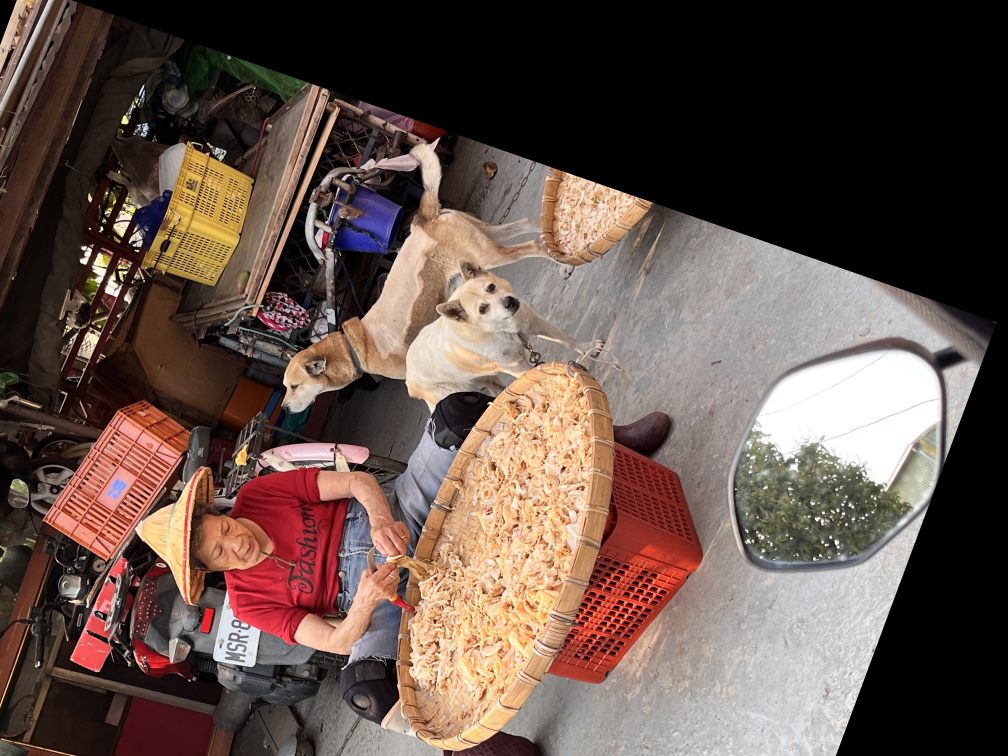
#> input picture ch4/gm_Affine Transform.jpg, 4032 x 3024 px, given in place of gm.jpg, which was not available (shown at 1/4 size)
$ python perspective.py
#> lines starting #> are read from the running program, lines starting #| are printed output that depends on the picture
#透視轉換
import numpy as np
import cv2

img1 = cv2.imread("D:/Documents/ImgProcess/picture/gm.jpg", -1)
#> img1 is the input picture: shape (3024, 4032, 3); mean B, G, R 74, 82, 100.2
nr,nc=img1.shape[:2]
#> nr = 3024; nc = 4032
#pts1和pts2分別代表原始圖像和變換後圖像中的四個對應點。它返回一個3x3的變換矩陣T
pts1=np.float32([[790,350],[795,690],[1090,720],[1090,250]])
pts2=np.float32([[0,0],[0,500],[650,500],[650,0]])

T=cv2.getPerspectiveTransform(pts1,pts2)  #用於計算從一個四邊形到另一個四邊形的透視變換矩陣
img2=cv2.warpPerspective(img1,T,(650,500))  #T是透視變換矩陣，(650,500)是目標圖像的大小
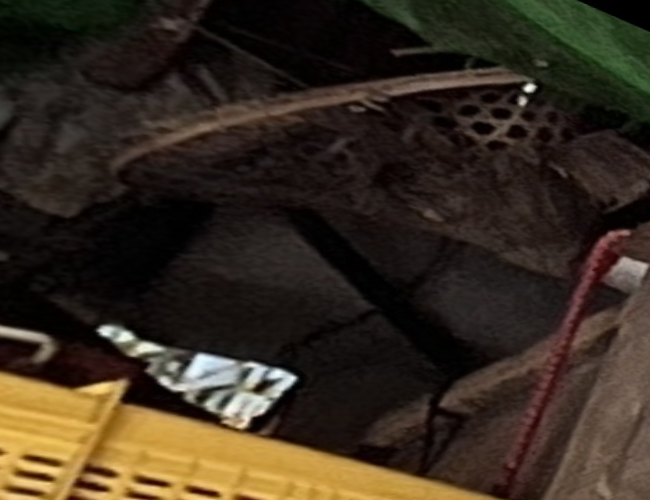
#> img2: shape (500, 650, 3); mean B, G, R 31.6, 44.2, 55.1

cv2.imwrite("gm_Perspective Transform.jpg", img2)
cv2.waitKey(0)

$ run again, on ch4/gm_Flip Horizontally.jpg
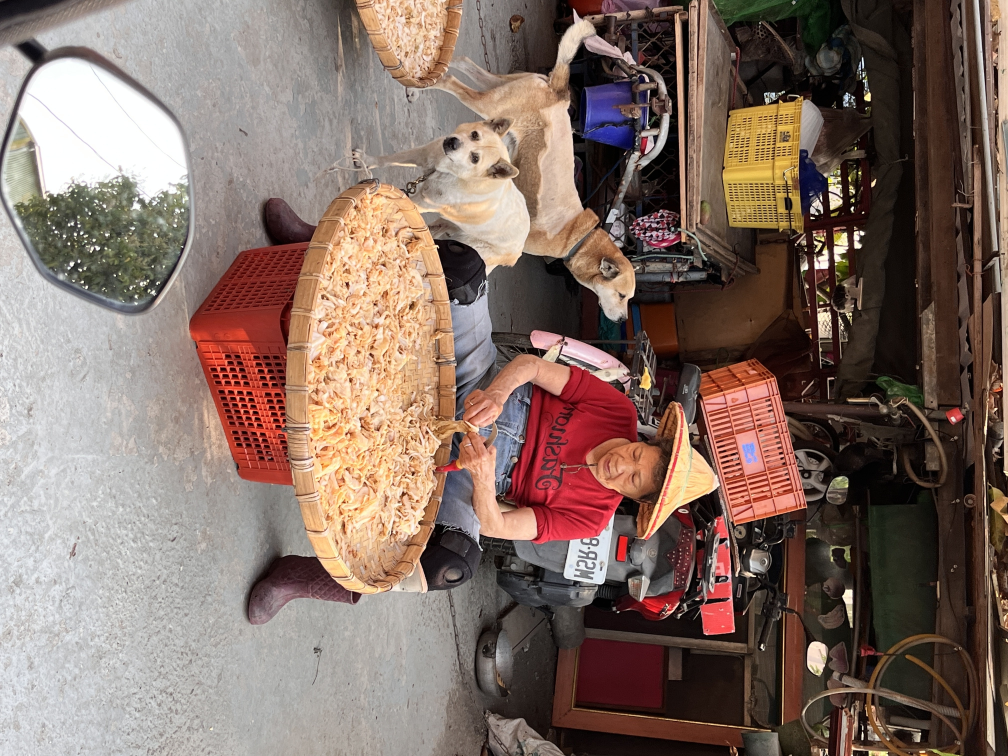
#> input picture ch4/gm_Flip Horizontally.jpg, 4032 x 3024 px, given in place of gm.jpg, which was not available (shown at 1/4 size)
#> img1 is the input picture: shape (3024, 4032, 3); mean B, G, R 101.4, 110.9, 131.5
#> `img2=cv2.warpPerspective(img1,T,(650,500))`:
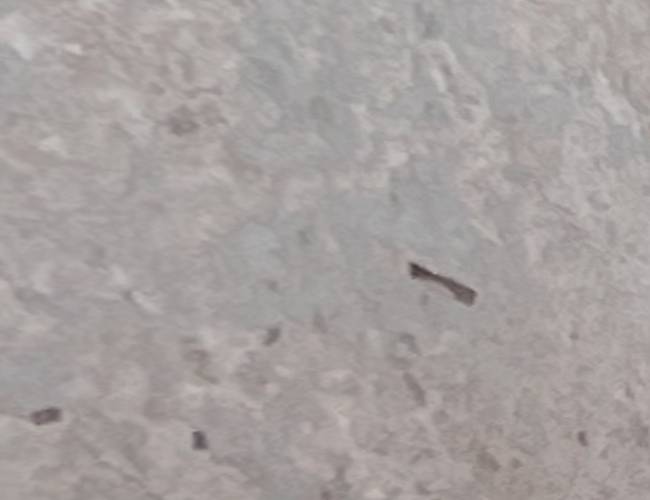
#> img2: shape (500, 650, 3); mean B, G, R 159.1, 160.7, 166.5

$ run again, on ch4/gm_Flip Vertically.jpg
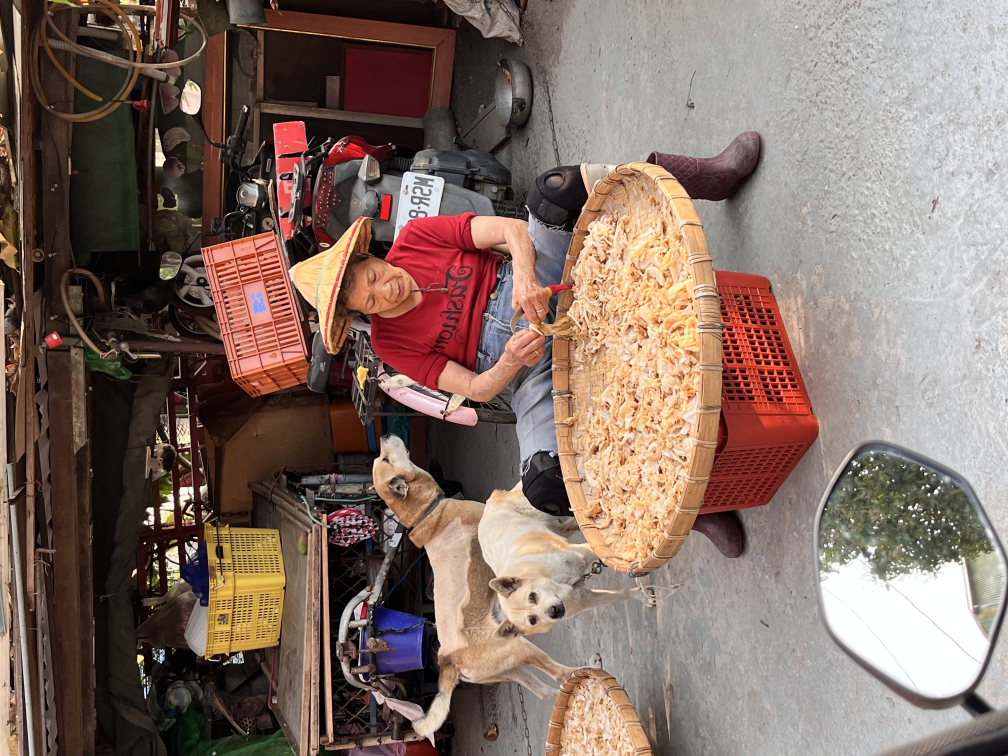
#> input picture ch4/gm_Flip Vertically.jpg, 4032 x 3024 px, given in place of gm.jpg, which was not available (shown at 1/4 size)
#> img1 is the input picture: shape (3024, 4032, 3); mean B, G, R 101.4, 110.9, 131.5
#> `img2=cv2.warpPerspective(img1,T,(650,500))`:
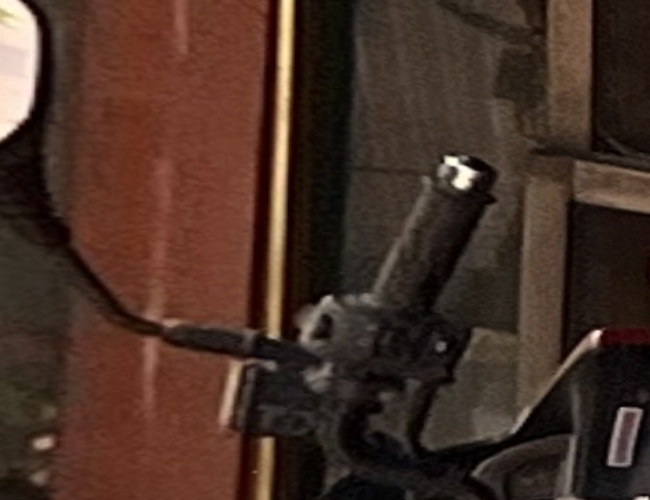
#> img2: shape (500, 650, 3); mean B, G, R 37.9, 47.9, 70.3
